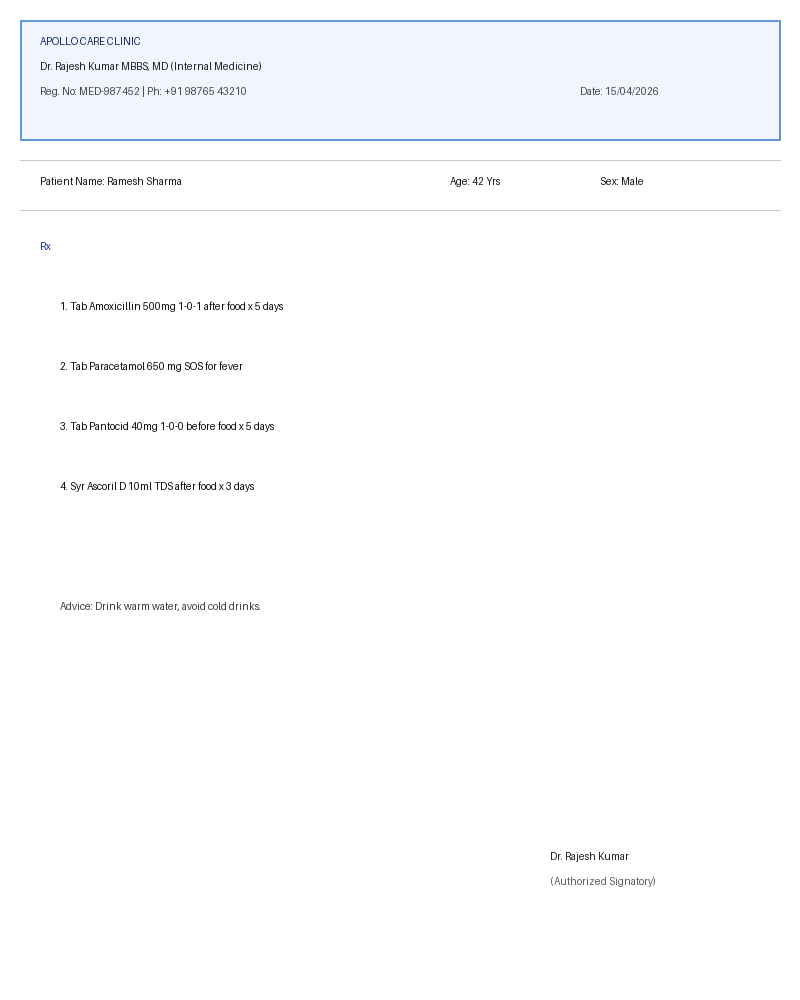
#> input picture samples/sample_prescription.png, 800 x 1000 px
$ python -i preprocessor.py   (imports and definitions only)
#> lines starting #> are read from the running program, lines starting #| are printed output that depends on the picture
#> further down, picture is the input picture: shape (1000, 800, 3); mean B, G, R 253.5, 252.1, 251.3
"""
Image preprocessing routines optimized for medicine packaging and prescriptions.
Addresses:
- Foil glare and metallic reflections on blister packs.
- Low-contrast dot-matrix expiry date and batch stamps.
- Uneven lighting and paper skew on prescriptions.
"""

import cv2
import numpy as np
from typing import Union, Tuple, Optional
from PIL import Image
import io


class MedicineImagePreprocessor:
    def __init__(self, target_max_dim: int = 1920):
        self.target_max_dim = target_max_dim

    def load_image(self, image_input: Union[str, bytes, np.ndarray, Image.Image]) -> np.ndarray:
        """Loads image into standard BGR numpy array."""
        if isinstance(image_input, np.ndarray):
            if len(image_input.shape) == 2:
                return cv2.cvtColor(image_input, cv2.COLOR_GRAY2BGR)
            return image_input.copy()

        if isinstance(image_input, str):
            img = cv2.imread(image_input)
            if img is None:
                raise ValueError(f"Could not load image from path: {image_input}")
            return img

        if isinstance(image_input, bytes):
            nparr = np.frombuffer(image_input, np.uint8)
            img = cv2.imdecode(nparr, cv2.IMREAD_COLOR)
            if img is None:
                raise ValueError("Could not decode image bytes")
            return img

        if isinstance(image_input, Image.Image):
            rgb = np.array(image_input)
            if len(rgb.shape) == 2:
                return cv2.cvtColor(rgb, cv2.COLOR_GRAY2BGR)
            return cv2.cvtColor(rgb, cv2.COLOR_RGB2BGR)

        raise TypeError(f"Unsupported image input type: {type(image_input)}")

    def resize_keep_aspect(self, img: np.ndarray) -> np.ndarray:
        """Resizes high-resolution images to target max dimension to optimize OCR speed."""
        h, w = img.shape[:2]
#> h = 1000; w = 800
        max_dim = max(h, w)
#> max_dim = 1000
        if max_dim <= self.target_max_dim:
            return img

        scale = self.target_max_dim / float(max_dim)
        new_w = int(w * scale)
        new_h = int(h * scale)
        return cv2.resize(img, (new_w, new_h), interpolation=cv2.INTER_AREA)

    def reduce_foil_glare(self, bgr_img: np.ndarray) -> np.ndarray:
        """
        Suppresses harsh specular highlights and reflections common on
        metallic medicine blister foil using CLAHE on LAB luminance.
        """
        lab = cv2.cvtColor(bgr_img, cv2.COLOR_BGR2LAB)
        l, a, b = cv2.split(lab)

        # CLAHE (Contrast Limited Adaptive Histogram Equalization)
        clahe = cv2.createCLAHE(clipLimit=2.5, tileGridSize=(8, 8))
        cl = clahe.apply(l)

        # Merge equalized L-channel back with color channels
        merged = cv2.merge((cl, a, b))
        return cv2.cvtColor(merged, cv2.COLOR_LAB2BGR)

    def enhance_dot_matrix_stamps(self, bgr_img: np.ndarray) -> np.ndarray:
        """
        Enhances faintly stamped or dot-matrix printed text
        (e.g., EXP, BATCH, MFG dates) on medicine packaging.
        """
        gray = cv2.cvtColor(bgr_img, cv2.COLOR_BGR2GRAY)

        # Bilateral filter removes noise while keeping edges sharp
        filtered = cv2.bilateralFilter(gray, d=9, sigmaColor=75, sigmaSpace=75)

        # Adaptive thresholding
        thresh = cv2.adaptiveThreshold(
            filtered, 255, cv2.ADAPTIVE_THRESH_GAUSSIAN_C,
            cv2.THRESH_BINARY, 21, 5
        )
        return cv2.cvtColor(thresh, cv2.COLOR_GRAY2BGR)

    def preprocess_for_prescription(self, image_input: Union[str, bytes, np.ndarray]) -> np.ndarray:
        """Pipeline optimized for paper doctor prescriptions."""
        img = self.load_image(image_input)
        img = self.resize_keep_aspect(img)

        # Apply mild contrast adjustment
        lab = cv2.cvtColor(img, cv2.COLOR_BGR2LAB)
#> lab: shape (1000, 800, 3); mean of channels 0, 1, 2 252.3, 128, 127.3
        l, a, b = cv2.split(lab)
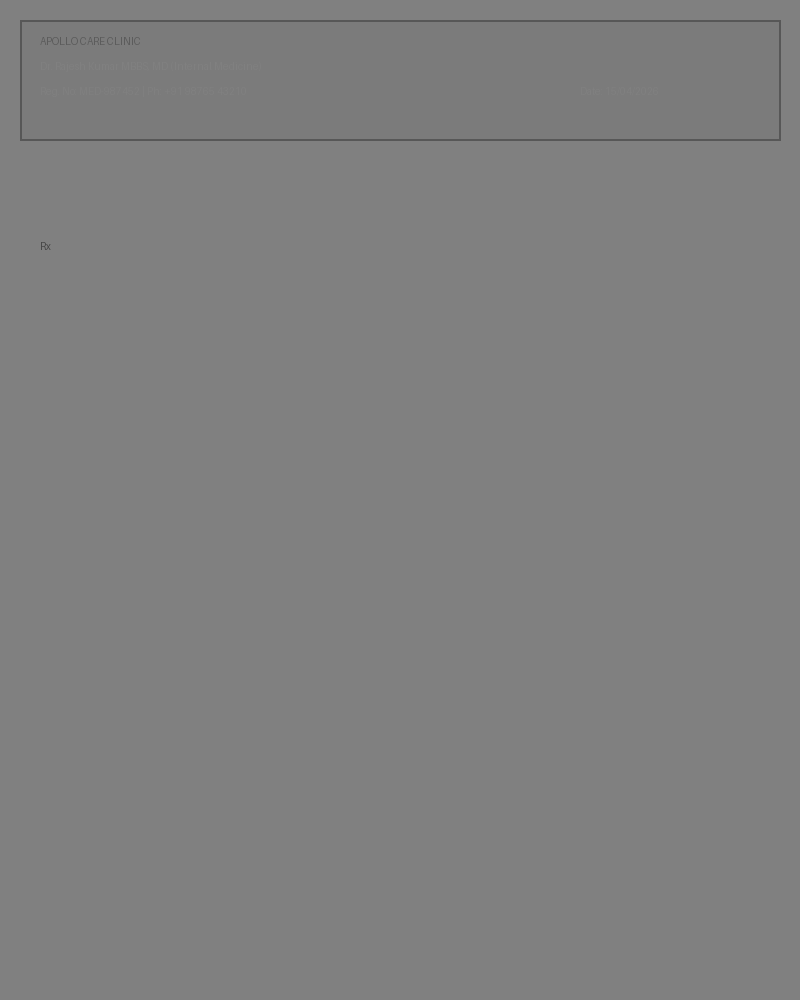
#> b: shape (1000, 800); min 72, max 128, mean 127.3
        clahe = cv2.createCLAHE(clipLimit=1.8, tileGridSize=(8, 8))
        cl = clahe.apply(l)
        enhanced = cv2.cvtColor(cv2.merge((cl, a, b)), cv2.COLOR_LAB2BGR)
        return enhanced

    def preprocess_for_strip(self, image_input: Union[str, bytes, np.ndarray]) -> np.ndarray:
        """Pipeline optimized for medicine strips / blister packs."""
        img = self.load_image(image_input)
        img = self.resize_keep_aspect(img)
        glare_reduced = self.reduce_foil_glare(img)
        return glare_reduced

>>> import cv2
>>> picture = cv2.imread('../samples/sample_prescription.png')
>>> result = MedicineImagePreprocessor().preprocess_for_prescription(picture)
